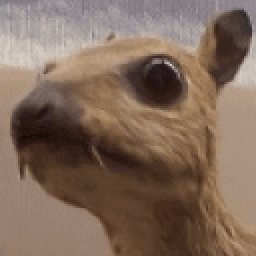
#> input picture ML_code/ImplementConvolution/testCon.png, 128 x 128 px, found by its file name (shown 2 times larger)
$ python ImplementCon.py
#> lines starting #> are read from the running program, lines starting #| are printed output that depends on the picture
"""
Created on Sun Jun 11 11:06:12 2017

@author: Gary
"""

from PIL import Image
import numpy as np
import matplotlib.pyplot as plt

plt.rcParams['font.sans-serif'] = ['SimHei']  # 用来正常显示中文标签
plt.rcParams['axes.unicode_minus'] = False  # 用来正常显示负号

# 实现Convolutional Neural Network卷积操作
# 卷积核 使用轮廓滤波器FIND_EDGES作为示例
kernel = np.array([[-1, -1, -1], [-1, 8, -1], [-1, -1, -1]])
# filter EDGE_ENHANCE_MORE
# kernel = np.array([[-1,-1,-1],[-1,9,-1],[-1,-1,-1]])
# 将RGBA彩色图片转为灰度图片
img = Image.open(
    "C:\\Users\\Gary\\Desktop\\Machine-Learning-Deep-Learning\\卷积神经网络（Convolutional Neural Network, CNN）\\ImplementConvolution\\testCon.png").convert(
    "L")
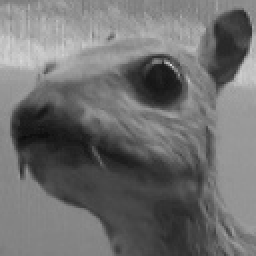
#> img: PIL image 128x128 L (shown 2 times larger); min 10, max 216, mean 111.1
# 将图片转为矩阵
img_size = img.size
#> img_size = (128, 128)
img_data = img.getdata()
img_mat = np.matrix(img_data)
img_mat = np.reshape(img_mat, (img_size[0], img_size[1]))
# 步长 strides=1
# 填充 0
padding = 1
# 先在矩阵左右添加两列
add_column = np.zeros(img_size[0])
#> add_column = 128 values from 0 to 0
img_mat = np.column_stack((add_column, img_mat))
#> img_mat: shape (128, 129) float64
img_mat = np.column_stack((img_mat, add_column))
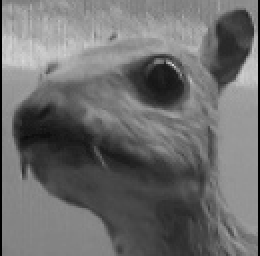
#> img_mat: shape (128, 130) float64 (shown 2 times larger); min 0, max 216, mean 109.4
# 再在矩阵上下添加两行
add_line = np.zeros(img_size[0] + padding * 2)
#> add_line = 130 values from 0 to 0
img_mat = np.row_stack((add_line, img_mat))
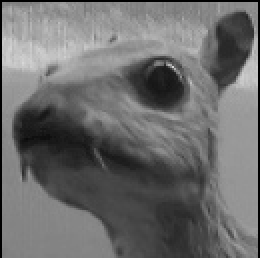
#> img_mat: shape (129, 130) float64 (shown 2 times larger); min 0, max 216, mean 108.5
img_mat = np.row_stack((img_mat, add_line))
#> img_mat: shape (130, 130) float64
# 图片像素值做卷积运算
result_arr = []
for i in range(1, img_mat.shape[0] - 1):
    for j in range(1, img_mat.shape[1] - 1):
        arr = []
        for a in range(i - 1, i + 2):
            for b in range(j - 1, j + 2):
                arr.append(img_mat[a, b])
        data = np.matrix(arr)
        data = np.reshape(data, (kernel.shape[0], kernel.shape[1]))
        val = np.dot(data, kernel)
        result_arr.append(val.sum())
#> after the loop, result_arr = 16384 values, max 1863 at index 2560, min -930 at index 2173, mean 21.28

# 得到卷积操作后的矩阵
result_mat = np.reshape(result_arr, (img_mat.shape[0] - padding * 2, img_mat.shape[1] - padding * 2))
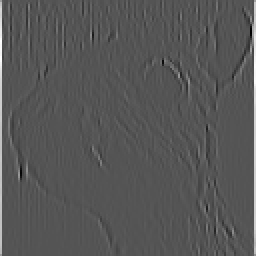
#> result_mat: shape (128, 128) float64 (shown 2 times larger); min -930, max 1863, mean 21.3; drawn with min black and max white
# Relu激活函数（The Rectified Linear Unit）f(x)=max(0,x)
result_mat = np.matrix(np.maximum(result_mat, 0))
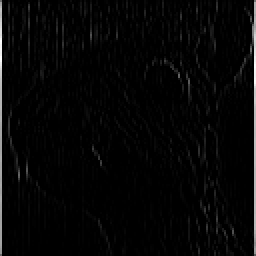
#> result_mat: shape (128, 128) float64 (shown 2 times larger); min 0, max 1863, mean 45; drawn with min black and max white
# 矩阵转为图片
new_img = Image.fromarray(result_mat)
# 展示图片
plt.figure("testResult")
# 第一张图展示原图片
plt.subplot(2, 2, 1)
plt.imshow(Image.open(
    "C:\\Users\\Gary\\Desktop\\Machine-Learning-Deep-Learning\\卷积神经网络（Convolutional Neural Network, CNN）\\ImplementConvolution\\testCon.png"))
plt.axis('off')
plt.title('原图片')
# 第二张图展示真实结果
plt.subplot(2, 2, 2)
plt.imshow(Image.open(
    "C:\\Users\\Gary\\Desktop\\Machine-Learning-Deep-Learning\\卷积神经网络（Convolutional Neural Network, CNN）\\ImplementConvolution\\trueResult.png"))
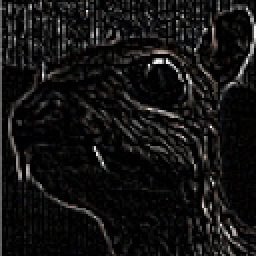
#> input picture ML_code/ImplementConvolution/trueResult.png, 128 x 128 px, found by its file name (shown 2 times larger)
plt.axis('off')
plt.title('真实结果')
# 第三张图展示测试结果
plt.subplot(2, 2, 3)
plt.imshow(new_img)
plt.axis('off')
plt.title('测试结果')
plt.show()
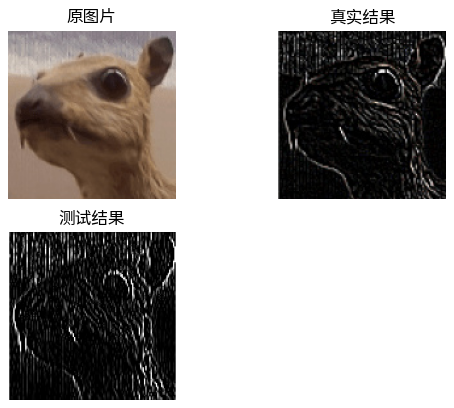
#> figure drawn by matplotlib, 3 panels
